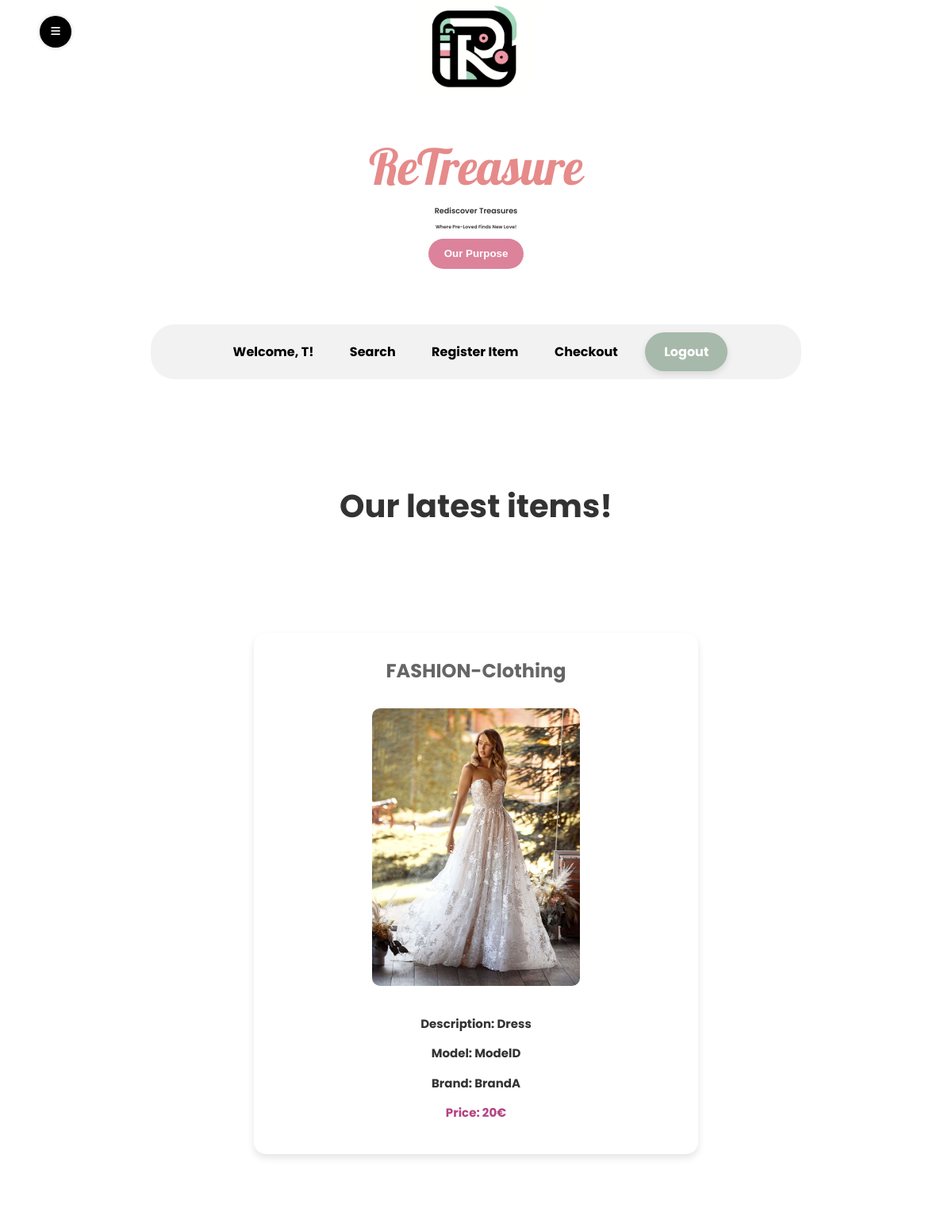
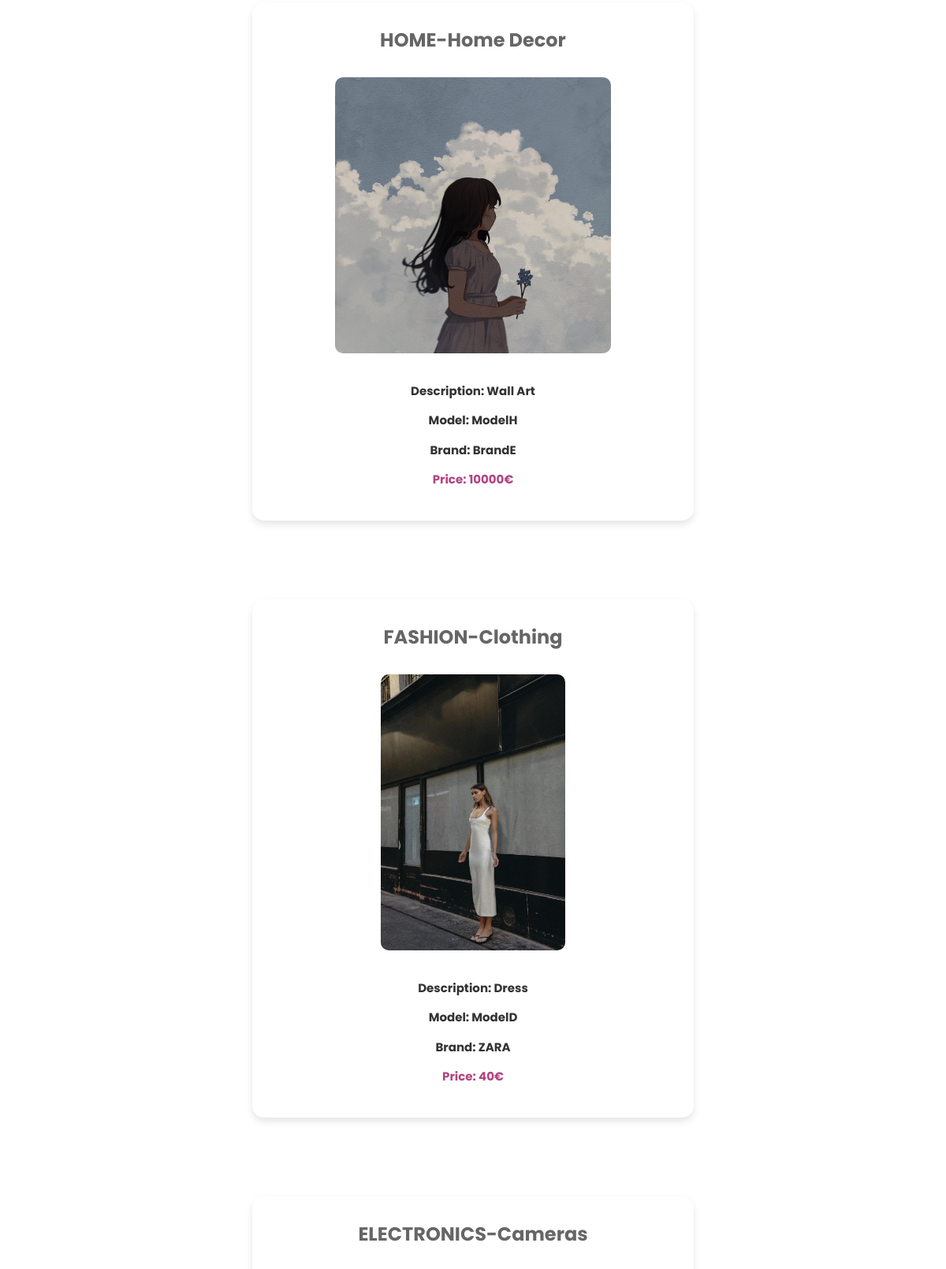
Screenshot of /pages/index.php (signed in, upper part) with the database file from the repository (2 pictures, top to bottom).
### tables this page shows
CREATE TABLE items(
    id INTEGER,
    ownerUser TEXT NOT NULL,
    category TEXT NOT NULL,
    descriptionItem TEXT NOT NULL,
    sizeItem TEXT NOT NULL,
    color TEXT NOT NULL,
    price INTEGER NOT NULL,
    brand TEXT NOT NULL,
    model TEXT NOT NULL,
    condition TEXT NOT NULL,
    imagePath TEXT NOT NULL,
    PRIMARY KEY (id),
    FOREIGN KEY (ownerUser) REFERENCES users(username)
);

### pages/index.php (called while the page is built, shortened)
<?php
  require_once(__DIR__ . '/../database/item.class.php');
  require_once(__DIR__ . '/../templates/basic.tpl.php');
  require_once(__DIR__ . '/../templates/items.tpl.php');
  $dbh = get_database_connection();
  $items = Item::getItems($dbh, 5);
  drawItems($dbh, $items);

### database/item.class.php (called while the page is built, shortened)
<?php
  class Item {
    public function __construct(int $id, string $ownerUser, string $category, string $descriptionItem, string $sizeItem, string $color, int $price, string $brand, string $model, string $condition, string $imagePath)
    {
      $this->id = $id;
      $this->category = $category;
      $this->descriptionItem = $descriptionItem;
      $this->price = $price;
      $this->brand = $brand;
      $this->model = $model;
      $this->imagePath = $imagePath;
    }
    public static function getItems(PDO $db, int $count): array {
        $query = "SELECT * FROM items ORDER BY id DESC LIMIT 20";
        $statement = $db->prepare($query);
        $statement->execute();
        $items = [];
        while ($row = $statement->fetch(PDO::FETCH_ASSOC)) {
            $items[] = new Item(
                $row['id'],
                $row['ownerUser'],
                $row['category'],
                $row['descriptionItem'],
                $row['sizeItem'],
                $row['color'],
                $row['price'],
                $row['brand'],
                $row['model'],
                $row['condition'],
                $row['imagePath']
            );
        }
        return $items;
    }
  }

### database/user.db.php (called while the page is built, shortened)
<?php
function is_sold(PDO $dbh, int $id) : bool
{
  $stmt = $dbh->prepare('SELECT * FROM sold WHERE id = ?');
  $stmt->execute(array($id));
  return $stmt->fetch() !== false;
}

### templates/items.tpl.php (the view, shortened to what this page needs)
<?php
  require_once(__DIR__ . '/../database/user.db.php');
  require_once(__DIR__ . '/../database/item.class.php');
?>
<?php function drawItems(PDO $dbh, array $items) { ?>
    <section id="items2">
        <h3>Our latest items!</h3>
        <?php foreach ($items as $item) { ?>
            <?php if (!is_sold($dbh, $item->id)) { ?>
            <article>
                <h3><?=$item->category?></h3>
                <a href="/pages/item.php?id=<?=$item->id?>">
                    <img src="<?=$item->imagePath?>"><br>
                    <section id="description">
                        <p id="descriptionItem">Description: <?=htmlspecialchars($item->descriptionItem)?></p>
                        <p id="model">Model: <?=htmlspecialchars($item->model)?></p>
                        <p id="brand">Brand: <?=htmlspecialchars($item->brand)?></p>
                        <p id="price">Price: <?=$item->price?>&#8364</p>
                    </section>
                </a>
            </article>
            <?php } ?>
        <?php } ?>
    </section>
<?php } ?>

### css/style.css (style rules this page uses)
:root { --white1: #FFFEF5; --white2: #FBF7F4; --white3: #FFFFFF; --green1: #EAEEEB; --green2: #BECBC0; --green3: #A7B9AB; --green4: #738D79; --green5: #284730; --pink1: #DC839B; --pink2: #A62048; --shadow: 0 5px 15px rgba(0, 0, 0, 0.1); }
body { text-align: center; font-family: "Poppins", sans-serif; font-weight: 600; font-style: normal; overflow-wrap: break-word; word-wrap: break-word; word-break: break-word; background-color: var(--white3); margin: 0 auto; max-width: 100%; }
html { height: 100%; margin: 0; padding: 0; }
body { display: flex; flex-direction: column; min-height: 100%; }
p { font-size: 15px; line-height: 1.5; color: #000000; font-weight: bold; margin-bottom: 20px; }
h3 { margin-bottom: 10px; margin-top:0; font-family: "Poppins", sans-serif; font-style: normal; font-size: 0.01em; font-weight: 550; text-align: center; color:var(--green5); color: #333; }
#items2 { display: grid; grid-template-columns: repeat(4, 1fr); gap: 100px; padding: 30px; }
#items2 h3 { grid-column: span 4; text-align: center; margin-bottom: 30px; font-size: 2.5em; font-weight: 700; color: #333333; }
#items2 article { padding: 30px; background-color: #ffffff; border-radius: 15px; box-shadow: 0 5px 10px rgba(0, 0, 0, 0.1); transition: transform 0.3s; width: 100%; max-width: 500px; margin: 0 auto; }
#items2 article h3 { font-size: 1.5em; color: #666666; }
#items2 article img { max-width: 100%; border-radius: 10px; margin-bottom: 15px; height: 350px; object-fit: cover; }
#items2 article a { display: block; text-decoration: none; color: inherit; }
#items2 article #description { cursor: pointer; }
#items2 article #description p { margin-bottom: 10px; color: #333333; }
#items2 article #description #descriptionItem { font-weight: bold; }
#items2 article #description #price { font-weight: bold; color: #b34382; }
@media (max-width: 2400px) { #items2 { display: grid; grid-template-columns: repeat(3, 1fr); gap: 100px; padding: 30px; } }
@media (max-width: 2400px) { #items2 h3 { grid-column: span 3; } }
@media (max-width: 1700px) { #items2 { display: grid; grid-template-columns: repeat(2, 1fr); gap: 100px; padding: 30px; } }
@media (max-width: 1700px) { #items2 h3 { grid-column: span 2; } }
@media (max-width: 1400px) { #items2 { display: grid; grid-template-columns: repeat(1, 1fr); gap: 100px; padding: 30px; } }
@media (max-width: 1400px) { #items2 h3 { grid-column: span 1; } }

### rows the page displays
items: category "FASHION-Clothing", imagePath (picture), descriptionItem "Dress", model "ModelD", brand "BrandA", price "20"
items: category "HOME-Home Decor", imagePath (picture), descriptionItem "Wall Art", model "ModelH", brand "BrandE", price "10000"
items: category "FASHION-Clothing", imagePath (picture), descriptionItem "Dress", model "ModelD", brand "ZARA", price "40"
items: category "ELECTRONICS-Cameras"

### other values shown
$session->getId() "T"
